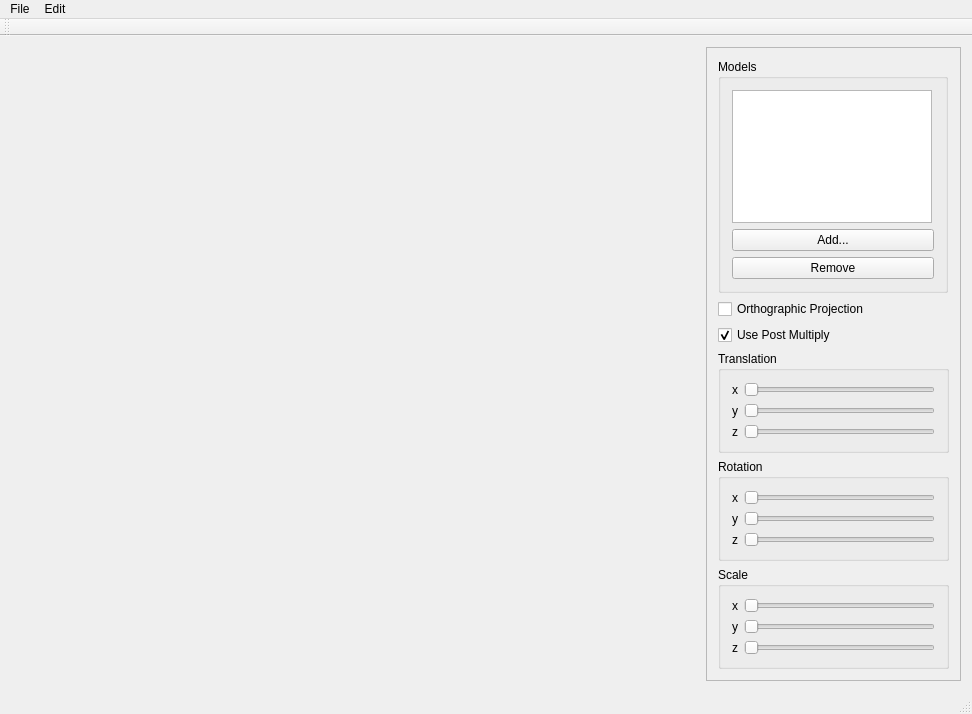
<?xml version="1.0" encoding="UTF-8"?>
<ui version="4.0">
 <class>MainWindow</class>
 <widget class="QMainWindow" name="MainWindow">
  <property name="geometry">
   <rect>
    <x>0</x>
    <y>0</y>
    <width>972</width>
    <height>714</height>
   </rect>
  </property>
  <property name="minimumSize">
   <size>
    <width>255</width>
    <height>0</height>
   </size>
  </property>
  <property name="maximumSize">
   <size>
    <width>16777215</width>
    <height>16777215</height>
   </size>
  </property>
  <property name="windowTitle">
   <string>MainWindow</string>
  </property>
  <widget class="QWidget" name="centralWidget">
   <layout class="QHBoxLayout" name="horizontalLayout">
    <item>
     <widget class="BasicOpenGLView" name="oglwidget" native="true">
      <property name="sizePolicy">
       <sizepolicy hsizetype="Expanding" vsizetype="Expanding">
        <horstretch>0</horstretch>
        <verstretch>0</verstretch>
       </sizepolicy>
      </property>
      <property name="minimumSize">
       <size>
        <width>500</width>
        <height>300</height>
       </size>
      </property>
     </widget>
    </item>
    <item>
     <widget class="QFrame" name="frame">
      <property name="minimumSize">
       <size>
        <width>255</width>
        <height>0</height>
       </size>
      </property>
      <property name="maximumSize">
       <size>
        <width>255</width>
        <height>16777215</height>
       </size>
      </property>
      <property name="frameShape">
       <enum>QFrame::StyledPanel</enum>
      </property>
      <property name="frameShadow">
       <enum>QFrame::Raised</enum>
      </property>
      <layout class="QVBoxLayout" name="verticalLayout_2">
       <item>
        <widget class="QGroupBox" name="groupBox">
         <property name="minimumSize">
          <size>
           <width>230</width>
           <height>0</height>
          </size>
         </property>
         <property name="maximumSize">
          <size>
           <width>230</width>
           <height>16777215</height>
          </size>
         </property>
         <property name="title">
          <string>Models</string>
         </property>
         <layout class="QVBoxLayout" name="verticalLayout">
          <item>
           <widget class="QListWidget" name="listWidget">
            <property name="minimumSize">
             <size>
              <width>200</width>
              <height>20</height>
             </size>
            </property>
            <property name="maximumSize">
             <size>
              <width>200</width>
              <height>16777215</height>
             </size>
            </property>
            <property name="alternatingRowColors">
             <bool>true</bool>
            </property>
            <property name="selectionMode">
             <enum>QAbstractItemView::ExtendedSelection</enum>
            </property>
            <property name="selectionBehavior">
             <enum>QAbstractItemView::SelectRows</enum>
            </property>
            <property name="selectionRectVisible">
             <bool>true</bool>
            </property>
           </widget>
          </item>
          <item>
           <widget class="QPushButton" name="addButton">
            <property name="text">
             <string>Add...</string>
            </property>
           </widget>
          </item>
          <item>
           <widget class="QPushButton" name="removeButton">
            <property name="text">
             <string>Remove</string>
            </property>
           </widget>
          </item>
         </layout>
        </widget>
       </item>
       <item>
        <widget class="QCheckBox" name="checkBox">
         <property name="text">
          <string>Orthographic Projection</string>
         </property>
        </widget>
       </item>
       <item>
        <widget class="QCheckBox" name="checkBox_2">
         <property name="text">
          <string>Use Post Multiply</string>
         </property>
         <property name="checked">
          <bool>true</bool>
         </property>
        </widget>
       </item>
       <item>
        <widget class="QGroupBox" name="groupBox_2">
         <property name="title">
          <string>Translation</string>
         </property>
         <layout class="QGridLayout" name="gridLayout">
          <item row="1" column="1">
           <widget class="QSlider" name="translateY">
            <property name="orientation">
             <enum>Qt::Horizontal</enum>
            </property>
           </widget>
          </item>
          <item row="2" column="1">
           <widget class="QSlider" name="translateZ">
            <property name="orientation">
             <enum>Qt::Horizontal</enum>
            </property>
           </widget>
          </item>
          <item row="0" column="1">
           <widget class="QSlider" name="translateX">
            <property name="orientation">
             <enum>Qt::Horizontal</enum>
            </property>
           </widget>
          </item>
          <item row="0" column="0">
           <widget class="QLabel" name="label">
            <property name="text">
             <string>x</string>
            </property>
           </widget>
          </item>
          <item row="1" column="0">
           <widget class="QLabel" name="label_2">
            <property name="text">
             <string>y</string>
            </property>
           </widget>
          </item>
          <item row="2" column="0">
           <widget class="QLabel" name="label_3">
            <property name="text">
             <string>z</string>
            </property>
           </widget>
          </item>
         </layout>
        </widget>
       </item>
       <item>
        <widget class="QGroupBox" name="groupBox_3">
         <property name="title">
          <string>Rotation</string>
         </property>
         <layout class="QGridLayout" name="gridLayout_2">
          <item row="1" column="1">
           <widget class="QSlider" name="rotateY">
            <property name="orientation">
             <enum>Qt::Horizontal</enum>
            </property>
           </widget>
          </item>
          <item row="0" column="1">
           <widget class="QSlider" name="rotateX">
            <property name="maximum">
             <number>99</number>
            </property>
            <property name="orientation">
             <enum>Qt::Horizontal</enum>
            </property>
           </widget>
          </item>
          <item row="2" column="1">
           <widget class="QSlider" name="rotateZ">
            <property name="orientation">
             <enum>Qt::Horizontal</enum>
            </property>
           </widget>
          </item>
          <item row="0" column="0">
           <widget class="QLabel" name="label_4">
            <property name="text">
             <string>x</string>
            </property>
           </widget>
          </item>
          <item row="1" column="0">
           <widget class="QLabel" name="label_5">
            <property name="text">
             <string>y</string>
            </property>
           </widget>
          </item>
          <item row="2" column="0">
           <widget class="QLabel" name="label_6">
            <property name="text">
             <string>z</string>
            </property>
           </widget>
          </item>
         </layout>
        </widget>
       </item>
       <item>
        <widget class="QGroupBox" name="groupBox_4">
         <property name="title">
          <string>Scale</string>
         </property>
         <layout class="QGridLayout" name="gridLayout_3">
          <item row="0" column="1">
           <widget class="QSlider" name="scaleX">
            <property name="orientation">
             <enum>Qt::Horizontal</enum>
            </property>
           </widget>
          </item>
          <item row="2" column="1">
           <widget class="QSlider" name="scaleZ">
            <property name="orientation">
             <enum>Qt::Horizontal</enum>
            </property>
           </widget>
          </item>
          <item row="1" column="1">
           <widget class="QSlider" name="scaleY">
            <property name="orientation">
             <enum>Qt::Horizontal</enum>
            </property>
           </widget>
          </item>
          <item row="0" column="0">
           <widget class="QLabel" name="label_7">
            <property name="text">
             <string>x</string>
            </property>
           </widget>
          </item>
          <item row="1" column="0">
           <widget class="QLabel" name="label_8">
            <property name="text">
             <string>y</string>
            </property>
           </widget>
          </item>
          <item row="2" column="0">
           <widget class="QLabel" name="label_9">
            <property name="text">
             <string>z</string>
            </property>
           </widget>
          </item>
         </layout>
        </widget>
       </item>
      </layout>
     </widget>
    </item>
   </layout>
  </widget>
  <widget class="QMenuBar" name="menuBar">
   <property name="geometry">
    <rect>
     <x>0</x>
     <y>0</y>
     <width>972</width>
     <height>22</height>
    </rect>
   </property>
   <widget class="QMenu" name="menuFile">
    <property name="title">
     <string>File</string>
    </property>
    <addaction name="actionAdd_Model"/>
    <addaction name="actionLoad_Shader"/>
   </widget>
   <widget class="QMenu" name="menuEdit">
    <property name="title">
     <string>Edit</string>
    </property>
    <addaction name="actionRemove_Selected"/>
   </widget>
   <addaction name="menuFile"/>
   <addaction name="menuEdit"/>
  </widget>
  <widget class="QToolBar" name="mainToolBar">
   <attribute name="toolBarArea">
    <enum>TopToolBarArea</enum>
   </attribute>
   <attribute name="toolBarBreak">
    <bool>false</bool>
   </attribute>
  </widget>
  <widget class="QStatusBar" name="statusBar"/>
  <action name="actionAdd_Model">
   <property name="text">
    <string>Add Model...</string>
   </property>
  </action>
  <action name="actionRemove_Selected">
   <property name="text">
    <string>Remove Selected</string>
   </property>
  </action>
  <action name="actionLoad_Shader">
   <property name="text">
    <string>Load Shader...</string>
   </property>
  </action>
 </widget>
 <layoutdefault spacing="6" margin="11"/>
 <customwidgets>
  <customwidget>
   <class>BasicOpenGLView</class>
   <extends>QWidget</extends>
   <header>basicopenglview.h</header>
   <container>1</container>
  </customwidget>
 </customwidgets>
 <resources/>
 <connections/>
</ui>
